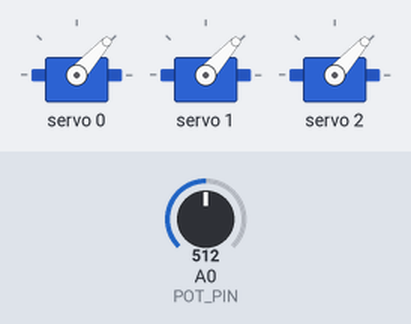
This sketch was run on a simulated Arduino Uno, built with avr-gcc and run on an emulated ATmega328P. Parts: 3 × servo. The inputs (shaded band) are chosen by the test bench; at power-on: A0 (POT_PIN) = 512. What the sketch prints to the serial monitor is not drawn.

Above: at 1.2 s.
1.3 s: A0 (POT_PIN) set to 716
At 1.94 s:
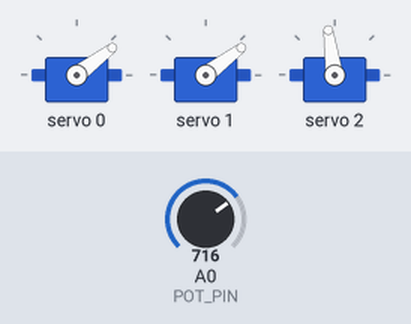
4.3 s: A0 (POT_PIN) set to 900
At 4.79 s:
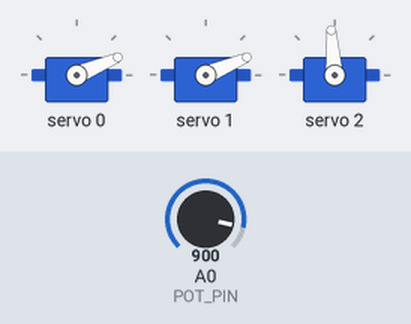
7.3 s: A0 (POT_PIN) set to 511
Timing chart, 0 to 19.3 s (numbered marks = the images above; inputs shaded):
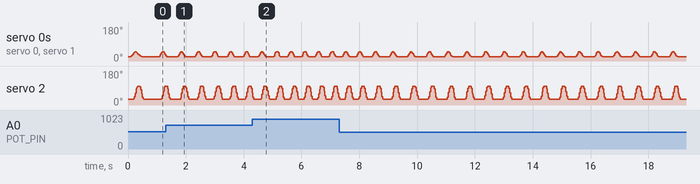

The sketch:

01.ino
```cpp
/*
  Nilheim Mechatronics Servo Heart – biologically sequenced driver
  Requires: Adafruit PWM Servo Driver Library
  https://github.com/adafruit/Adafruit-PWM-Servo-Driver-Library

  Hardware:
  - PCA9685 on I2C (default addr 0x40)
  - Servos on channels 0, 1 (atria L/R), 2 (ventricle)
  - Potentiometer on A0 to control heart rate (BPM)

  Key features:
  - Proper cardiac sequence: atrial systole -> AV delay -> ventricular systole (contract/hold/relax) -> diastole/fill
  - millis()-based timing, no blocking loops; smooth easing curves for motion
  - Pot input filtered (EMA) to avoid jitter; BPM transitions are gradual
  - Per-servo calibration for pulse endpoints and motion angles
  - I2C updates only when the pulse actually changes to reduce bus jitter

  Note on the original error:
  - “T does not name a type” was caused by a templated clamp<T> function in a .ino file.
    Arduino’s preprocessor inserts prototypes that break templates. This refactor removes templates.
*/

#include <Wire.h>
#include <Adafruit_PWMServoDriver.h>

// ============ User configuration ============

// I2C address for PCA9685 (0x40 is default for most boards)
constexpr uint8_t PCA9685_ADDR = 0x40;

// Servo channels
constexpr uint8_t SERVO_ATRIA_L = 0;
constexpr uint8_t SERVO_ATRIA_R = 1;
constexpr uint8_t SERVO_VENT    = 2;

// Analog pin for BPM control
constexpr uint8_t POT_PIN = A0;

// PCA9685 frequency (60 Hz typical for analog servos)
constexpr float SERVO_PWM_HZ = 60.0f;

// Pot to BPM mapping and filtering
constexpr int    BPM_MIN = 45;
constexpr int    BPM_MAX = 140;
constexpr float  POT_EMA_ALPHA = 0.08f;  // 0..1; lower = smoother
constexpr uint32_t POT_UPDATE_MS = 60;   // resample pot every this many ms

// Motion smoothing: minimum time between command updates
constexpr uint32_t SERVO_UPDATE_MS = 15; // ~66 Hz command rate

// ============ Small helpers (non-templated to avoid Arduino prototype issues) ============
static inline float clampf(float v, float lo, float hi) {
  if (v < lo) return lo;
  if (v > hi) return hi;
  return v;
}
static inline int clampi(int v, int lo, int hi) {
  if (v < lo) return lo;
  if (v > hi) return hi;
  return v;
}
static inline uint32_t clampu32(uint32_t v, uint32_t lo, uint32_t hi) {
  if (v < lo) return lo;
  if (v > hi) return hi;
  return v;
}

// Easing function: cubic smoothstep (no powf needed)
inline float easeSmoothStep(float x) {
  if (x <= 0.0f) return 0.0f;
  if (x >= 1.0f) return 1.0f;
  return x * x * (3.0f - 2.0f * x); // 3x^2 - 2x^3
}

// Per-servo calibration: set pulses (0..4095) and motion angles (deg 0..180)
struct ServoCal {
  uint16_t minPulse;           // pulse count at 0 deg
  uint16_t maxPulse;           // pulse count at 180 deg
  float    relaxedAngleDeg;    // resting position
  float    contractedAngleDeg; // peak contraction position
};

// Defaults are conservative; tune to your mechanics.
ServoCal cal[3] = {
  // Atria L
  { 140, 520,  25.0f,  55.0f },
  // Atria R
  { 140, 520,  25.0f,  55.0f },
  // Ventricle
  { 140, 520,  35.0f, 115.0f }
};

// ============ Internals ============

Adafruit_PWMServoDriver pwm = Adafruit_PWMServoDriver(PCA9685_ADDR);

// Cache last pulse to avoid redundant I2C updates
uint16_t lastPulse[3] = { 0xFFFF, 0xFFFF, 0xFFFF };

// Pot filtering
uint16_t potRaw = 0;
float    potEMA = 0.0f;
uint32_t lastPotSampleMs = 0;

// BPM smoothing: slew-rate limit BPM changes to avoid sudden shifts
float    bpmCurrent = 60.0f;     // Start at a sane value
constexpr float BPM_SLEW_PER_SEC = 60.0f; // max BPM change per second

// Timing the heart cycle
uint32_t cycleStartMs = 0;
uint32_t lastServoUpdateMs = 0;

// Precomputed phase durations for the current cycle (in ms)
struct CycleTiming {
  uint32_t cycleMs;
  uint32_t avDelayMs;
  uint32_t atriaContractMs;
  uint32_t atriaRelaxStartMs;
  uint32_t atriaRelaxMs;
  uint32_t ventContractMs;
  uint32_t ventHoldMs;
  uint32_t ventRelaxMs;
  uint32_t ventRelaxEndMs;
};
CycleTiming timing = {0};

// Convert angle (deg) to pulse count for a specific servo
uint16_t angleToPulse(uint8_t servoIdx, float angleDeg) {
  angleDeg = clampf(angleDeg, 0.0f, 180.0f);
  const ServoCal &c = cal[servoIdx];
  float t = angleDeg / 180.0f;
  float pulse = c.minPulse + t * (float)(c.maxPulse - c.minPulse);
  int p = clampi((int)pulse, 0, 4095);
  return (uint16_t)p;
}

// Write angle to a servo with change suppression
void writeServoAngle(uint8_t servoIdx, float angleDeg) {
  uint16_t pulse = angleToPulse(servoIdx, angleDeg);
  if (lastPulse[servoIdx] != pulse) {
    pwm.setPWM(servoIdx, 0, pulse);
    lastPulse[servoIdx] = pulse;
  }
}

// Compute heart timings from BPM
void computeTimings(float bpm) {
  bpm = clampf(bpm, (float)BPM_MIN, (float)BPM_MAX);
  uint32_t cycleMs = (uint32_t)(60000.0f / bpm);

  // Physiological-inspired allocations with safe clamps for servos
  // AV delay ~80–180 ms, scaled with cycle
  uint32_t avDelay = (uint32_t)clampf(0.12f * cycleMs, 80.0f, 180.0f);

  // Atrial contraction 90–200 ms
  uint32_t atriaContract = (uint32_t)clampf(0.18f * cycleMs, 90.0f, 200.0f);

  // Ventricular systole total ~ 0.3–0.4 of cycle, but clamped
  uint32_t ventSystole = (uint32_t)clampf(0.35f * cycleMs, 260.0f, 380.0f);

  // Break ventricular systole into segments
  uint32_t ventContract = (uint32_t)clampf(0.40f * ventSystole, 120.0f, 220.0f);
  uint32_t ventHold     = (uint32_t)clampf(0.20f * ventSystole,  70.0f, 150.0f);
  uint32_t ventRelax    = (uint32_t)clampf(0.40f * ventSystole, 120.0f, 220.0f);

  // Atria relax starts a bit after vent starts contracting (fixed 60 ms after AV delay)
  uint32_t atriaRelaxStart = avDelay + 60;
  uint32_t atriaRelax      = (uint32_t)clampf(0.22f * cycleMs, 110.0f, 220.0f);

  timing.cycleMs           = cycleMs;
  timing.avDelayMs         = avDelay;
  timing.atriaContractMs   = atriaContract;
  timing.atriaRelaxStartMs = atriaRelaxStart;
  timing.atriaRelaxMs      = atriaRelax;
  timing.ventContractMs    = ventContract;
  timing.ventHoldMs        = ventHold;
  timing.ventRelaxMs       = ventRelax;
  timing.ventRelaxEndMs    = avDelay + ventContract + ventHold + ventRelax;
}

// Get eased position for a motion that starts at t0 and lasts durMs
// Returns 0..1 eased progress; 0 when before start, 1 when after end.
float easedProgress(uint32_t nowInCycleMs, uint32_t t0, uint32_t durMs) {
  if (nowInCycleMs <= t0) return 0.0f;
  uint32_t dt = nowInCycleMs - t0;
  if (dt >= durMs) return 1.0f;
  float x = (float)dt / (float)durMs;
  return easeSmoothStep(x);
}

// Update pot and compute target BPM smoothly
void updateBPM(uint32_t nowMs) {
  if (nowMs - lastPotSampleMs >= POT_UPDATE_MS) {
    lastPotSampleMs = nowMs;
    uint16_t raw = analogRead(POT_PIN); // 0..1023
    potRaw = raw;
    // initialize EMA on first run
    if (potEMA <= 0.01f) potEMA = (float)raw;
    potEMA = potEMA + POT_EMA_ALPHA * ((float)raw - potEMA);

    // Map filtered pot to target BPM
    float targetBPM = BPM_MIN + (BPM_MAX - BPM_MIN) * (potEMA / 1023.0f);

    // Slew-rate limit BPM changes to avoid sudden shifts
    static uint32_t lastMs = nowMs;
    float dtSec = (nowMs - lastMs) / 1000.0f;
    lastMs = nowMs;
    float maxDelta = BPM_SLEW_PER_SEC * dtSec;
    float delta = targetBPM - bpmCurrent;
    if (delta >  maxDelta) delta =  maxDelta;
    if (delta < -maxDelta) delta = -maxDelta;
    bpmCurrent += delta;
  }
}

// Drives servos according to current time within the cycle
void updateHeart(uint32_t nowMs) {
  // Start a new cycle if we’re past the end
  if (nowMs - cycleStartMs >= timing.cycleMs) {
    cycleStartMs = nowMs;
    // recompute timings at the start of the cycle, in case BPM changed
    computeTimings(bpmCurrent);
  }

  // Only update servos at a limited rate
  if (nowMs - lastServoUpdateMs < SERVO_UPDATE_MS) return;
  lastServoUpdateMs = nowMs;

  uint32_t t = nowMs - cycleStartMs;

  // ATRIA: contract from relaxed to contracted [0 .. atriaContractMs]
  float a_relaxed = cal[SERVO_ATRIA_L].relaxedAngleDeg;   // same for L/R
  float a_contr   = cal[SERVO_ATRIA_L].contractedAngleDeg;

  float a_prog_contract = easedProgress(t, 0, timing.atriaContractMs);
  float atriaAngle = a_relaxed + (a_contr - a_relaxed) * a_prog_contract;

  // After atriaRelaxStartMs, relax back over atriaRelaxMs
  float a_prog_relax = easedProgress(t, timing.atriaRelaxStartMs, timing.atriaRelaxMs);
  atriaAngle = atriaAngle + (a_relaxed - atriaAngle) * a_prog_relax;

  // VENTRICLE:
  float v_relaxed = cal[SERVO_VENT].relaxedAngleDeg;
  float v_contr   = cal[SERVO_VENT].contractedAngleDeg;

  uint32_t v_t0 = timing.avDelayMs;
  uint32_t v_t1 = v_t0 + timing.ventContractMs;
  uint32_t v_t2 = v_t1 + timing.ventHoldMs;
  uint32_t v_t3 = v_t2 + timing.ventRelaxMs; // equals timing.ventRelaxEndMs

  float ventAngle = v_relaxed;

  // Contract phase
  float v_prog_contract = easedProgress(t, v_t0, timing.ventContractMs);
  ventAngle = v_relaxed + (v_contr - v_relaxed) * v_prog_contract;

  // Hold phase: keep at contracted
  if (t >= v_t1 && t < v_t2) {
    ventAngle = v_contr;
  }

  // Relax phase
  float v_prog_relax = easedProgress(t, v_t2, timing.ventRelaxMs);
  if (t >= v_t2) {
    ventAngle = v_contr + (v_relaxed - v_contr) * v_prog_relax;
  }

  // Write outputs (both atria get same angle)
  writeServoAngle(SERVO_ATRIA_L, atriaAngle);
  writeServoAngle(SERVO_ATRIA_R, atriaAngle);
  writeServoAngle(SERVO_VENT,    ventAngle);
}

void setup() {
  pinMode(POT_PIN, INPUT);

  Serial.begin(115200);
  delay(50);
  Serial.println("Nilheim Heart – biologically sequenced servo driver");

  Wire.begin();
  Wire.setClock(400000);     // If your board doesn't support this, comment it out.
  pwm.begin();
  pwm.setPWMFreq(SERVO_PWM_HZ);
  delay(10);

  // Initialize EMA
  potRaw = analogRead(POT_PIN);
  potEMA = (float)potRaw;

  // Initialize timings
  computeTimings(bpmCurrent);
  cycleStartMs = millis();

  // Initialize servos at relaxed positions
  writeServoAngle(SERVO_ATRIA_L, cal[SERVO_ATRIA_L].relaxedAngleDeg);
  writeServoAngle(SERVO_ATRIA_R, cal[SERVO_ATRIA_R].relaxedAngleDeg);
  writeServoAngle(SERVO_VENT,    cal[SERVO_VENT].relaxedAngleDeg);
}

void loop() {
  uint32_t now = millis();
  updateBPM(now);
  updateHeart(now);

  // Small idle to keep loop cooperative
  delay(2);
}
```
